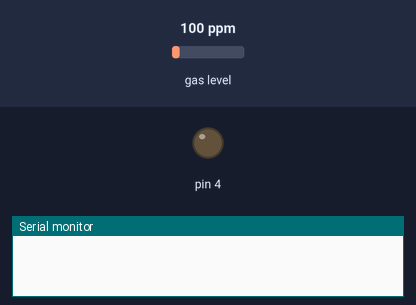
A sketch run on a simulated Arduino Uno, built with avr-gcc and run on an emulated ATmega328P. Parts: output pins drawn as LEDs (lit = HIGH), the last lines printed to the serial monitor. Inputs (shaded band) come from the test bench; at power-on: gas level 100 ppm.

Above: at 0.1 s.
At 20.1 s:
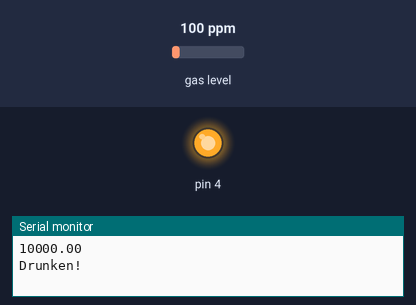
Timing chart, 0 to 21.6 s (numbered marks = the images above):
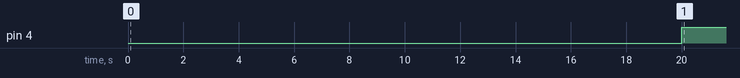

Measured:
- by itself, pin 4: LOW → HIGH at 20.0 s

The sketch:

project_alchol_ppm.ino
```cpp
#include <Adafruit_Sensor.h>
#include <MQUnifiedsensor.h>

#define         Board                   ("Arduino UNO")
#define         Pin                     (A5)  //Analog input 3 of your arduino
/***********************Software Related Macros************************************/
#define         Type                    ("MQ-3") //MQ3
#define         Voltage_Resolution      (5)
#define         ADC_Bit_Resolution      (10) // For arduino UNO/MEGA/NANO
#define         RatioMQ3CleanAir        (60) //RS / R0 = 60 ppm
/*****************************Globals***********************************************/
//Declare Sensor
MQUnifiedsensor MQ3(Board, Voltage_Resolution, ADC_Bit_Resolution, Pin, Type);

void setup()
{
  Serial.begin(9600);
  pinMode(4,OUTPUT);
  MQ3.setRegressionMethod(1);
  MQ3.setA(0.3934); MQ3.setB(-1.504);
  MQ3.init();
  MQ3.setRL(10);
  float calcR0 = 0;
  for(int i = 1; i<=10; i ++)
  {
    MQ3.update(); // Update data, the arduino will be read the voltage on the analog pin
    calcR0 += MQ3.calibrate(RatioMQ3CleanAir);
  }
  MQ3.setR0(calcR0/10);
  MQ3.serialDebug(true);
  delay(20000); // allow the MQ3 to warm up
}

void loop()
{
  MQ3.update();
  float data = MQ3.readSensor()*100;
   // MQ3 에서 읽은 PPM값X100
  Serial.println(data);
  if (data >= 0.11){
    Serial.println("Drunken!");
    digitalWrite(4,HIGH);

  }
  else {
    Serial.println("x");
    digitalWrite(4,LOW);
  }
  // ppm이 0.11 이상이면 O, 아니면 x
  delay(500); //500 ms 후 재측정
}
```
